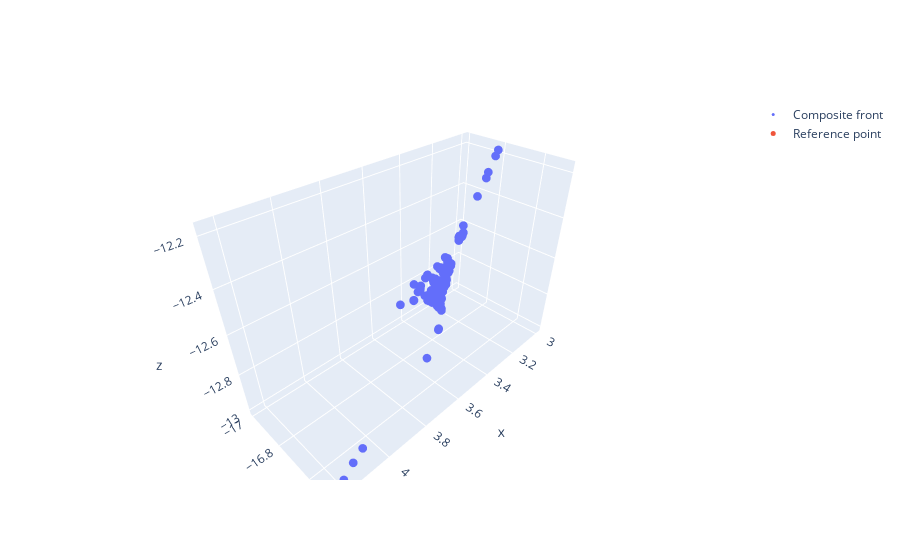

The notebook cell saved with this chart:
### Code cell
max_assigned_vector = gp.get_max_assigned_vector(base.assigned_vectors)
rp2 = gp.generateRP4decision(base, max_assigned_vector)
visualize_3D_front_rp(base.composite_front, rp2)
